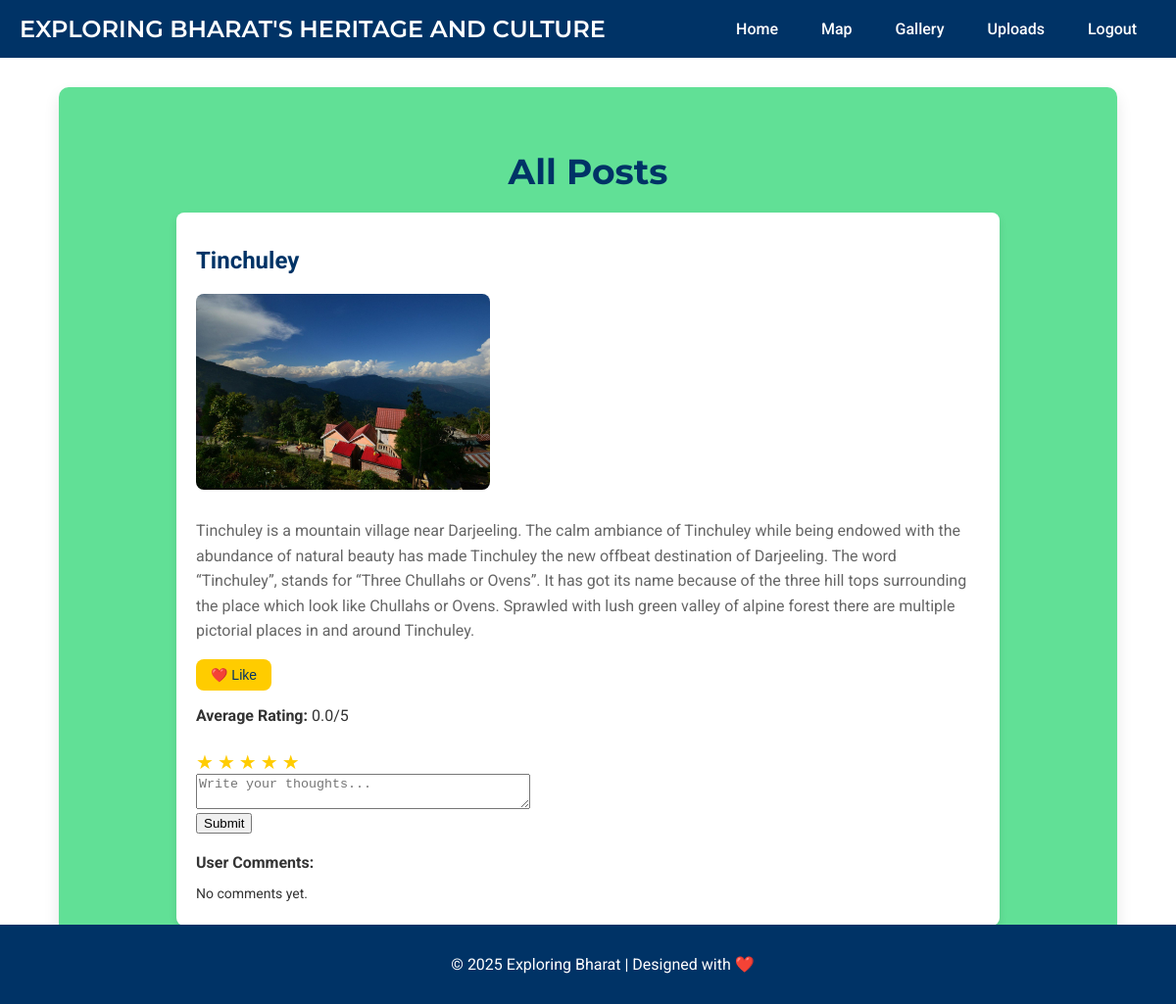
/hiddengems (signed in), run on the app's committed database.
### models.py (models this page shows)
class Post(db.Model):
    id = db.Column(db.Integer, primary_key=True)
    name = db.Column(db.String(100), nullable=False)
    description = db.Column(db.Text, nullable=False)
    image_paths = db.Column(db.Text, nullable=False)  # Comma-separated
    uploader_email = db.Column(db.String(150), nullable=False)

### routes.py (the view)
@app.route('/hiddengems')
def hiddengems():
    posts = Post.query.all()
    return render_template('hiddengems.html', posts=posts, current_email=current_user.email)

### routes.py (called while the page is built)
@login_manager.user_loader
def load_user(user_id):
    return User.query.get(int(user_id))

### templates/hiddengems.html (shortened to what this page needs)
<!DOCTYPE html>
<html lang="en">
<head>
</head>
<body>
<nav>
    <h1>EXPLORING BHARAT'S HERITAGE AND CULTURE</h1>
    <div>
        <a href="{{ url_for('home') }}">Home</a>
        <a href="{{ url_for('india') }}">Map</a>
        <a href="{{ url_for('gallery') }}">Gallery</a>
        <a href="{{ url_for('upload') }}">Uploads</a>
        <a href="{{ url_for('logout') }}">Logout</a>
    </div>
</nav>
<div class="section">
    <h1>All Posts</h1>
    {% if posts %}
        {% for post in posts %}
        <div class="post">
            <h2>{{ post['name'] }}</h2>
            <div>
                {% for image in post.image_paths.split(',') %}
                <img src="{{ url_for('download_file', filename=image) }}" alt="Place Image">
                {% endfor %}
            </div>
            <p class="description">{{ post['description'] }}</p>
            <button id="like-btn-{{ post['id'] }}" class="like-button" onclick="togglePostLike({{ post['id'] }})">
                ❤️ Like
            </button>
            <p><strong>Average Rating:</strong>
                {% if post['avg_rating'] is defined and post['avg_rating'] is not none %}
                    {{ post['avg_rating']|round(1) }}/5
                {% else %}
                    0.0/5
                {% endif %}
            </p>
            <form action="{{ url_for('submit_rating_feedback', place_id=post['id']) }}" method="POST">
                <div class="star-rating">
                    {% for i in range(5, 0, -1) %}
                        <label for="star{{ i }}-{{ post['id'] }}">★</label>
                    {% endfor %}
                </div>
                <br>
                <textarea name="feedback" rows="2" cols="40" placeholder="Write your thoughts..."></textarea><br>
                <button type="submit">Submit</button>
            </form>
            <div class="feedback-section">
                <strong>User Comments:</strong>
                {% for fb in post['feedbacks'] %}
                    <p>
                        {{ fb.user_email.split('@')[0] }} - {{ fb.comment }}
                        {% if fb.user_email == current_user.email %}
                            <form action="{{ url_for('delete_post_feedback', feedback_id=fb.id) }}" method="POST" style="display:inline;">
                                <button type="submit" onclick="return confirm('Delete your comment and rating for this post?')">🗑️ Delete</button>
                            </form>
                        {% endif %}
                    </p>
                {% else %}
                    <p>No comments yet.</p>
                {% endfor %}
            </div>
        </div>
        {% endfor %}
    {% else %}
        <p> <a href="{{ url_for('upload') }}">Create a post</a>.</p>
    {% endif %}
</div>
<div class="footer">
    <p>&copy; <span id="year"></span> Exploring Bharat | Designed with ❤️</p>
</div>
</body>
</html>

### data on the page
Post: name "Tinchuley", image_paths (picture), description "Tinchuley is a mountain village near Darjeeling. The calm ambiance of Tinchuley while being endowed with the abundance of natural beauty has made Tinchuley the new offbeat destination of Darjeeling. The word “Tinchuley”, stands for “Three Chullahs or Ovens”. It has got its name because of the three hill tops surrounding the place which look like Chullahs or Ovens. Sprawled with lush green valley of alpine forest there are multiple pictorial places in and around Tinchuley."
